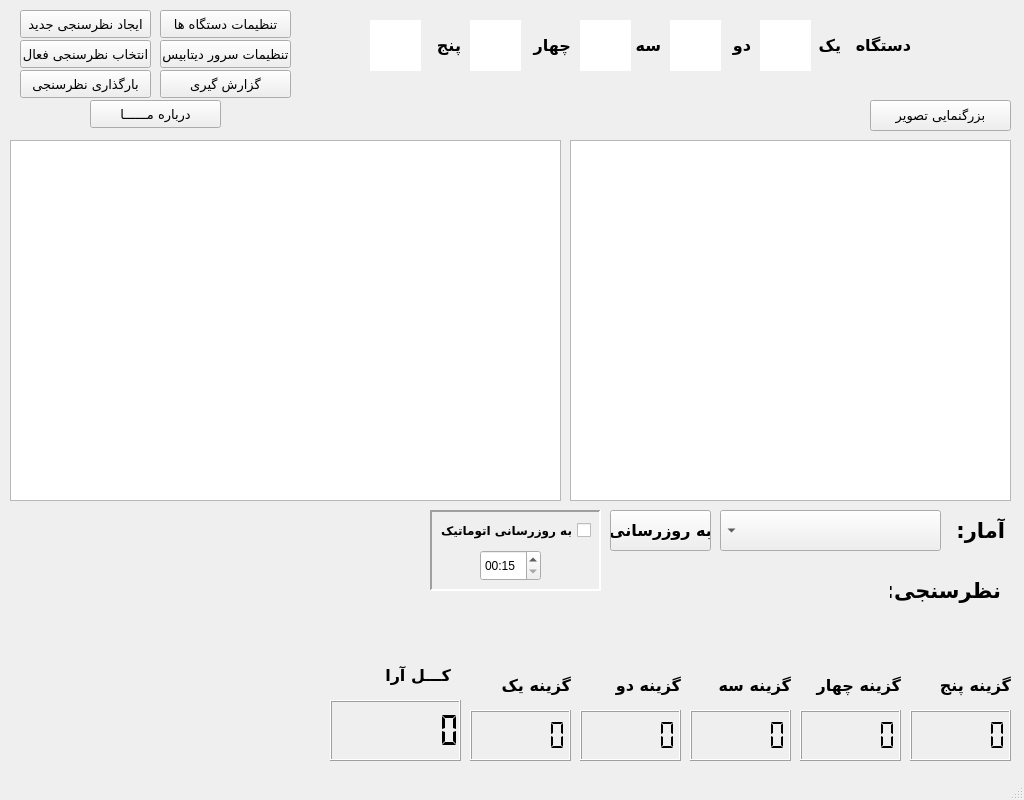
<?xml version="1.0" encoding="UTF-8"?>
<ui version="4.0">
 <class>MainWindow</class>
 <widget class="QMainWindow" name="MainWindow">
  <property name="geometry">
   <rect>
    <x>0</x>
    <y>0</y>
    <width>1024</width>
    <height>800</height>
   </rect>
  </property>
  <property name="minimumSize">
   <size>
    <width>1024</width>
    <height>800</height>
   </size>
  </property>
  <property name="maximumSize">
   <size>
    <width>1024</width>
    <height>800</height>
   </size>
  </property>
  <property name="windowTitle">
   <string>ایستا صنعت</string>
  </property>
  <property name="windowIcon">
   <iconset>
    <normaloff>online.png</normaloff>online.png</iconset>
  </property>
  <widget class="QWidget" name="centralwidget">
   <widget class="QLCDNumber" name="LCD_NUM_5">
    <property name="geometry">
     <rect>
      <x>910</x>
      <y>710</y>
      <width>101</width>
      <height>51</height>
     </rect>
    </property>
    <property name="font">
     <font>
      <weight>50</weight>
      <bold>false</bold>
     </font>
    </property>
    <property name="digitCount">
     <number>6</number>
    </property>
    <property name="segmentStyle">
     <enum>QLCDNumber::Flat</enum>
    </property>
   </widget>
   <widget class="QPushButton" name="refresh_button">
    <property name="geometry">
     <rect>
      <x>610</x>
      <y>510</y>
      <width>101</width>
      <height>41</height>
     </rect>
    </property>
    <property name="font">
     <font>
      <family>B Nazanin</family>
      <pointsize>12</pointsize>
      <weight>75</weight>
      <bold>true</bold>
     </font>
    </property>
    <property name="text">
     <string>به روزرسانی</string>
    </property>
   </widget>
   <widget class="QLCDNumber" name="LCD_NUM_4">
    <property name="geometry">
     <rect>
      <x>800</x>
      <y>710</y>
      <width>101</width>
      <height>51</height>
     </rect>
    </property>
    <property name="digitCount">
     <number>6</number>
    </property>
    <property name="segmentStyle">
     <enum>QLCDNumber::Flat</enum>
    </property>
   </widget>
   <widget class="QLCDNumber" name="LCD_NUM_3">
    <property name="geometry">
     <rect>
      <x>690</x>
      <y>710</y>
      <width>101</width>
      <height>51</height>
     </rect>
    </property>
    <property name="digitCount">
     <number>6</number>
    </property>
    <property name="segmentStyle">
     <enum>QLCDNumber::Flat</enum>
    </property>
   </widget>
   <widget class="QLCDNumber" name="LCD_NUM_2">
    <property name="geometry">
     <rect>
      <x>580</x>
      <y>710</y>
      <width>101</width>
      <height>51</height>
     </rect>
    </property>
    <property name="digitCount">
     <number>6</number>
    </property>
    <property name="segmentStyle">
     <enum>QLCDNumber::Flat</enum>
    </property>
   </widget>
   <widget class="QLCDNumber" name="LCD_NUM_1">
    <property name="geometry">
     <rect>
      <x>470</x>
      <y>710</y>
      <width>101</width>
      <height>51</height>
     </rect>
    </property>
    <property name="digitCount">
     <number>6</number>
    </property>
    <property name="segmentStyle">
     <enum>QLCDNumber::Flat</enum>
    </property>
   </widget>
   <widget class="QLCDNumber" name="LCD_NUM_TOTAL">
    <property name="geometry">
     <rect>
      <x>330</x>
      <y>700</y>
      <width>131</width>
      <height>61</height>
     </rect>
    </property>
    <property name="cursor">
     <cursorShape>ArrowCursor</cursorShape>
    </property>
    <property name="smallDecimalPoint">
     <bool>false</bool>
    </property>
    <property name="digitCount">
     <number>7</number>
    </property>
    <property name="segmentStyle">
     <enum>QLCDNumber::Flat</enum>
    </property>
   </widget>
   <widget class="QLabel" name="label">
    <property name="geometry">
     <rect>
      <x>350</x>
      <y>660</y>
      <width>101</width>
      <height>31</height>
     </rect>
    </property>
    <property name="font">
     <font>
      <family>B Titr</family>
      <pointsize>12</pointsize>
      <weight>75</weight>
      <bold>true</bold>
     </font>
    </property>
    <property name="text">
     <string>کـــل آرا</string>
    </property>
   </widget>
   <widget class="QLabel" name="label_2">
    <property name="geometry">
     <rect>
      <x>470</x>
      <y>670</y>
      <width>101</width>
      <height>31</height>
     </rect>
    </property>
    <property name="font">
     <font>
      <family>B Titr</family>
      <pointsize>12</pointsize>
      <weight>75</weight>
      <bold>true</bold>
     </font>
    </property>
    <property name="text">
     <string>گزینه یک</string>
    </property>
   </widget>
   <widget class="QLabel" name="label_3">
    <property name="geometry">
     <rect>
      <x>580</x>
      <y>670</y>
      <width>101</width>
      <height>31</height>
     </rect>
    </property>
    <property name="font">
     <font>
      <family>B Titr</family>
      <pointsize>12</pointsize>
      <weight>75</weight>
      <bold>true</bold>
     </font>
    </property>
    <property name="text">
     <string>گزینه دو</string>
    </property>
   </widget>
   <widget class="QLabel" name="label_4">
    <property name="geometry">
     <rect>
      <x>690</x>
      <y>670</y>
      <width>101</width>
      <height>31</height>
     </rect>
    </property>
    <property name="font">
     <font>
      <family>B Titr</family>
      <pointsize>12</pointsize>
      <weight>75</weight>
      <bold>true</bold>
     </font>
    </property>
    <property name="text">
     <string>گزینه سه</string>
    </property>
   </widget>
   <widget class="QLabel" name="label_5">
    <property name="geometry">
     <rect>
      <x>800</x>
      <y>670</y>
      <width>101</width>
      <height>31</height>
     </rect>
    </property>
    <property name="font">
     <font>
      <family>B Titr</family>
      <pointsize>12</pointsize>
      <weight>75</weight>
      <bold>true</bold>
     </font>
    </property>
    <property name="text">
     <string>گزینه چهار</string>
    </property>
   </widget>
   <widget class="QLabel" name="label_6">
    <property name="geometry">
     <rect>
      <x>910</x>
      <y>670</y>
      <width>101</width>
      <height>31</height>
     </rect>
    </property>
    <property name="font">
     <font>
      <family>B Titr</family>
      <pointsize>12</pointsize>
      <weight>75</weight>
      <bold>true</bold>
     </font>
    </property>
    <property name="text">
     <string>گزینه پنج</string>
    </property>
   </widget>
   <widget class="QGraphicsView" name="graphicsView">
    <property name="geometry">
     <rect>
      <x>570</x>
      <y>140</y>
      <width>441</width>
      <height>361</height>
     </rect>
    </property>
    <property name="autoFillBackground">
     <bool>false</bool>
    </property>
    <property name="sizeAdjustPolicy">
     <enum>QAbstractScrollArea::AdjustToContentsOnFirstShow</enum>
    </property>
   </widget>
   <widget class="QLabel" name="label_7">
    <property name="geometry">
     <rect>
      <x>954</x>
      <y>510</y>
      <width>51</width>
      <height>41</height>
     </rect>
    </property>
    <property name="font">
     <font>
      <family>B Titr</family>
      <pointsize>16</pointsize>
      <weight>75</weight>
      <bold>true</bold>
     </font>
    </property>
    <property name="text">
     <string>آمار: </string>
    </property>
   </widget>
   <widget class="QComboBox" name="comboBox">
    <property name="geometry">
     <rect>
      <x>720</x>
      <y>510</y>
      <width>221</width>
      <height>41</height>
     </rect>
    </property>
    <property name="font">
     <font>
      <family>B Zar</family>
      <pointsize>14</pointsize>
     </font>
    </property>
    <property name="layoutDirection">
     <enum>Qt::RightToLeft</enum>
    </property>
   </widget>
   <widget class="QLabel" name="label_13">
    <property name="geometry">
     <rect>
      <x>420</x>
      <y>30</y>
      <width>41</width>
      <height>31</height>
     </rect>
    </property>
    <property name="font">
     <font>
      <family>B Titr</family>
      <pointsize>12</pointsize>
      <weight>75</weight>
      <bold>true</bold>
     </font>
    </property>
    <property name="text">
     <string>پنج</string>
    </property>
   </widget>
   <widget class="QLabel" name="label_9">
    <property name="geometry">
     <rect>
      <x>800</x>
      <y>30</y>
      <width>41</width>
      <height>31</height>
     </rect>
    </property>
    <property name="font">
     <font>
      <family>B Titr</family>
      <pointsize>12</pointsize>
      <weight>75</weight>
      <bold>true</bold>
     </font>
    </property>
    <property name="text">
     <string>یک</string>
    </property>
   </widget>
   <widget class="QLabel" name="label_10">
    <property name="geometry">
     <rect>
      <x>710</x>
      <y>30</y>
      <width>41</width>
      <height>31</height>
     </rect>
    </property>
    <property name="font">
     <font>
      <family>B Titr</family>
      <pointsize>12</pointsize>
      <weight>75</weight>
      <bold>true</bold>
     </font>
    </property>
    <property name="text">
     <string>دو</string>
    </property>
   </widget>
   <widget class="QLabel" name="label_8">
    <property name="geometry">
     <rect>
      <x>850</x>
      <y>30</y>
      <width>61</width>
      <height>31</height>
     </rect>
    </property>
    <property name="font">
     <font>
      <family>B Titr</family>
      <pointsize>12</pointsize>
      <weight>75</weight>
      <bold>true</bold>
     </font>
    </property>
    <property name="text">
     <string>دستگاه :</string>
    </property>
   </widget>
   <widget class="QLabel" name="label_11">
    <property name="geometry">
     <rect>
      <x>620</x>
      <y>30</y>
      <width>41</width>
      <height>31</height>
     </rect>
    </property>
    <property name="font">
     <font>
      <family>B Titr</family>
      <pointsize>12</pointsize>
      <weight>75</weight>
      <bold>true</bold>
     </font>
    </property>
    <property name="text">
     <string>سه</string>
    </property>
   </widget>
   <widget class="QLabel" name="label_12">
    <property name="geometry">
     <rect>
      <x>530</x>
      <y>30</y>
      <width>41</width>
      <height>31</height>
     </rect>
    </property>
    <property name="font">
     <font>
      <family>B Titr</family>
      <pointsize>12</pointsize>
      <weight>75</weight>
      <bold>true</bold>
     </font>
    </property>
    <property name="text">
     <string>چهار</string>
    </property>
   </widget>
   <widget class="QTableWidget" name="tableWidget">
    <property name="geometry">
     <rect>
      <x>10</x>
      <y>140</y>
      <width>551</width>
      <height>361</height>
     </rect>
    </property>
   </widget>
   <widget class="QPushButton" name="zoom_button">
    <property name="geometry">
     <rect>
      <x>870</x>
      <y>100</y>
      <width>141</width>
      <height>31</height>
     </rect>
    </property>
    <property name="font">
     <font>
      <family>B Nazanin</family>
      <pointsize>10</pointsize>
     </font>
    </property>
    <property name="text">
     <string>بزرگنمایی تصویر</string>
    </property>
   </widget>
   <widget class="QGraphicsView" name="rpi_mode_1">
    <property name="geometry">
     <rect>
      <x>760</x>
      <y>20</y>
      <width>51</width>
      <height>51</height>
     </rect>
    </property>
    <property name="frameShape">
     <enum>QFrame::NoFrame</enum>
    </property>
   </widget>
   <widget class="QGraphicsView" name="rpi_mode_2">
    <property name="geometry">
     <rect>
      <x>670</x>
      <y>20</y>
      <width>51</width>
      <height>51</height>
     </rect>
    </property>
    <property name="frameShape">
     <enum>QFrame::NoFrame</enum>
    </property>
   </widget>
   <widget class="QGraphicsView" name="rpi_mode_3">
    <property name="geometry">
     <rect>
      <x>580</x>
      <y>20</y>
      <width>51</width>
      <height>51</height>
     </rect>
    </property>
    <property name="frameShape">
     <enum>QFrame::NoFrame</enum>
    </property>
   </widget>
   <widget class="QGraphicsView" name="rpi_mode_4">
    <property name="geometry">
     <rect>
      <x>470</x>
      <y>20</y>
      <width>51</width>
      <height>51</height>
     </rect>
    </property>
    <property name="frameShape">
     <enum>QFrame::NoFrame</enum>
    </property>
   </widget>
   <widget class="QGraphicsView" name="rpi_mode_5">
    <property name="geometry">
     <rect>
      <x>370</x>
      <y>20</y>
      <width>51</width>
      <height>51</height>
     </rect>
    </property>
    <property name="frameShape">
     <enum>QFrame::NoFrame</enum>
    </property>
   </widget>
   <widget class="QWidget" name="plot" native="true">
    <property name="geometry">
     <rect>
      <x>-60</x>
      <y>460</y>
      <width>481</width>
      <height>351</height>
     </rect>
    </property>
    <property name="maximumSize">
     <size>
      <width>481</width>
      <height>16777215</height>
     </size>
    </property>
   </widget>
   <widget class="QPushButton" name="new_vote">
    <property name="geometry">
     <rect>
      <x>20</x>
      <y>10</y>
      <width>131</width>
      <height>28</height>
     </rect>
    </property>
    <property name="font">
     <font>
      <family>B Nazanin</family>
      <pointsize>10</pointsize>
      <weight>50</weight>
      <bold>false</bold>
     </font>
    </property>
    <property name="text">
     <string>ایجاد نظرسنجی جدید</string>
    </property>
   </widget>
   <widget class="QPushButton" name="old_vote">
    <property name="geometry">
     <rect>
      <x>20</x>
      <y>70</y>
      <width>131</width>
      <height>28</height>
     </rect>
    </property>
    <property name="font">
     <font>
      <family>B Nazanin</family>
      <pointsize>10</pointsize>
      <weight>50</weight>
      <bold>false</bold>
     </font>
    </property>
    <property name="text">
     <string>بارگذاری نظرسنجی</string>
    </property>
   </widget>
   <widget class="QLabel" name="label_14">
    <property name="geometry">
     <rect>
      <x>890</x>
      <y>570</y>
      <width>111</width>
      <height>41</height>
     </rect>
    </property>
    <property name="font">
     <font>
      <family>B Titr</family>
      <pointsize>16</pointsize>
      <weight>75</weight>
      <bold>true</bold>
     </font>
    </property>
    <property name="text">
     <string>نظرسنجی:</string>
    </property>
   </widget>
   <widget class="QLabel" name="question">
    <property name="geometry">
     <rect>
      <x>430</x>
      <y>620</y>
      <width>571</width>
      <height>41</height>
     </rect>
    </property>
    <property name="font">
     <font>
      <family>B Lotus</family>
      <pointsize>16</pointsize>
      <weight>75</weight>
      <bold>true</bold>
     </font>
    </property>
    <property name="text">
     <string/>
    </property>
   </widget>
   <widget class="QPushButton" name="clients_ip">
    <property name="geometry">
     <rect>
      <x>160</x>
      <y>10</y>
      <width>131</width>
      <height>28</height>
     </rect>
    </property>
    <property name="font">
     <font>
      <family>B Nazanin</family>
      <pointsize>10</pointsize>
      <weight>50</weight>
      <bold>false</bold>
     </font>
    </property>
    <property name="text">
     <string>تنظیمات دستگاه ها</string>
    </property>
   </widget>
   <widget class="QPushButton" name="about_us">
    <property name="geometry">
     <rect>
      <x>90</x>
      <y>100</y>
      <width>131</width>
      <height>28</height>
     </rect>
    </property>
    <property name="font">
     <font>
      <family>B Nazanin</family>
      <pointsize>10</pointsize>
      <weight>50</weight>
      <bold>false</bold>
     </font>
    </property>
    <property name="text">
     <string>درباره مــــــا</string>
    </property>
   </widget>
   <widget class="QPushButton" name="server_ip">
    <property name="geometry">
     <rect>
      <x>160</x>
      <y>40</y>
      <width>131</width>
      <height>28</height>
     </rect>
    </property>
    <property name="font">
     <font>
      <family>B Nazanin</family>
      <pointsize>10</pointsize>
      <weight>50</weight>
      <bold>false</bold>
     </font>
    </property>
    <property name="text">
     <string>تنظیمات سرور دیتابیس</string>
    </property>
   </widget>
   <widget class="QPushButton" name="active_old_vote">
    <property name="geometry">
     <rect>
      <x>20</x>
      <y>40</y>
      <width>131</width>
      <height>28</height>
     </rect>
    </property>
    <property name="font">
     <font>
      <family>B Nazanin</family>
      <pointsize>10</pointsize>
      <weight>50</weight>
      <bold>false</bold>
     </font>
    </property>
    <property name="text">
     <string>انتخاب نظرسنجی فعال</string>
    </property>
   </widget>
   <widget class="QFrame" name="frame">
    <property name="geometry">
     <rect>
      <x>430</x>
      <y>510</y>
      <width>171</width>
      <height>81</height>
     </rect>
    </property>
    <property name="autoFillBackground">
     <bool>false</bool>
    </property>
    <property name="frameShape">
     <enum>QFrame::Panel</enum>
    </property>
    <property name="frameShadow">
     <enum>QFrame::Sunken</enum>
    </property>
    <property name="lineWidth">
     <number>2</number>
    </property>
    <widget class="QTimeEdit" name="autoUpdatTime">
     <property name="geometry">
      <rect>
       <x>50</x>
       <y>40</y>
       <width>61</width>
       <height>31</height>
      </rect>
     </property>
     <property name="minimumTime">
      <time>
       <hour>0</hour>
       <minute>0</minute>
       <second>15</second>
      </time>
     </property>
     <property name="currentSection">
      <enum>QDateTimeEdit::MinuteSection</enum>
     </property>
     <property name="displayFormat">
      <string>mm:ss</string>
     </property>
    </widget>
    <widget class="QCheckBox" name="autoUpdateCheckBox">
     <property name="geometry">
      <rect>
       <x>0</x>
       <y>0</y>
       <width>161</width>
       <height>41</height>
      </rect>
     </property>
     <property name="font">
      <font>
       <family>B Nazanin</family>
       <pointsize>9</pointsize>
       <weight>75</weight>
       <bold>true</bold>
       <underline>false</underline>
      </font>
     </property>
     <property name="layoutDirection">
      <enum>Qt::RightToLeft</enum>
     </property>
     <property name="text">
      <string>به روزرسانی اتوماتیک</string>
     </property>
    </widget>
   </widget>
   <widget class="QPushButton" name="report">
    <property name="geometry">
     <rect>
      <x>160</x>
      <y>70</y>
      <width>131</width>
      <height>28</height>
     </rect>
    </property>
    <property name="font">
     <font>
      <family>B Nazanin</family>
      <pointsize>10</pointsize>
      <weight>50</weight>
      <bold>false</bold>
     </font>
    </property>
    <property name="text">
     <string>گزارش گیری</string>
    </property>
   </widget>
   <zorder>label_4</zorder>
   <zorder>LCD_NUM_5</zorder>
   <zorder>refresh_button</zorder>
   <zorder>LCD_NUM_4</zorder>
   <zorder>LCD_NUM_3</zorder>
   <zorder>label_5</zorder>
   <zorder>label_6</zorder>
   <zorder>graphicsView</zorder>
   <zorder>label_7</zorder>
   <zorder>comboBox</zorder>
   <zorder>label_13</zorder>
   <zorder>label_9</zorder>
   <zorder>label_10</zorder>
   <zorder>label_8</zorder>
   <zorder>label_11</zorder>
   <zorder>label_12</zorder>
   <zorder>zoom_button</zorder>
   <zorder>rpi_mode_1</zorder>
   <zorder>rpi_mode_2</zorder>
   <zorder>rpi_mode_3</zorder>
   <zorder>rpi_mode_4</zorder>
   <zorder>rpi_mode_5</zorder>
   <zorder>plot</zorder>
   <zorder>tableWidget</zorder>
   <zorder>LCD_NUM_1</zorder>
   <zorder>LCD_NUM_TOTAL</zorder>
   <zorder>label_3</zorder>
   <zorder>label</zorder>
   <zorder>label_2</zorder>
   <zorder>LCD_NUM_2</zorder>
   <zorder>new_vote</zorder>
   <zorder>old_vote</zorder>
   <zorder>label_14</zorder>
   <zorder>question</zorder>
   <zorder>clients_ip</zorder>
   <zorder>about_us</zorder>
   <zorder>server_ip</zorder>
   <zorder>active_old_vote</zorder>
   <zorder>frame</zorder>
   <zorder>report</zorder>
  </widget>
  <widget class="QStatusBar" name="statusbar"/>
 </widget>
 <resources/>
 <connections/>
</ui>
